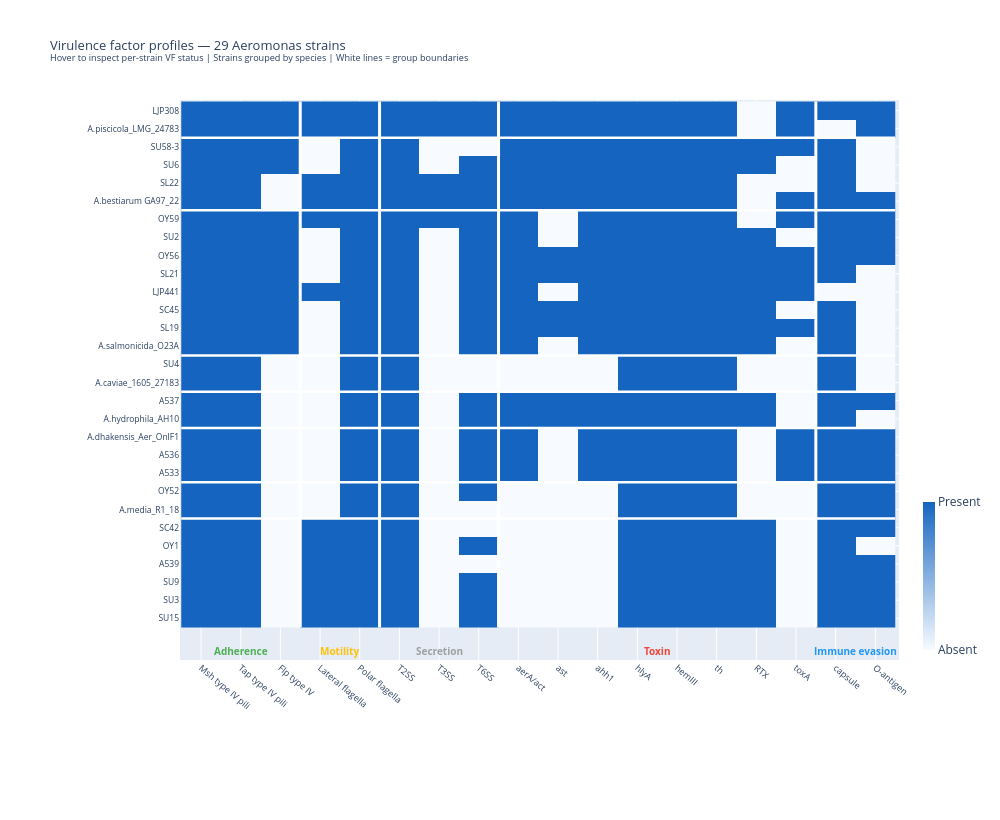

Notebook cell for this chart:
### Markdown cell above
---
## 3. Interactive VF heatmap (Plotly)

### Code cell
# ── interactive heatmap — species-sorted, hover per cell ─────
# uses vf_sorted (species-grouped order from cell 5)

strains  = vf_sorted.index.tolist()
vf_cats  = vf_sorted.columns.tolist()
z_vals   = vf_sorted.values.astype(float)

# hover text
hover_text = []
for i, strain in enumerate(strains):
    row_hover = []
    sp = species_map.get(strain, 'Unknown')
    for j, cat in enumerate(vf_cats):
        present = 'Present' if z_vals[i, j] == 1 else 'Absent'
        grp = category_group.get(cat, '')
        row_hover.append(
            f'<b>{strain}</b><br>'
            f'Species: {sp}<br>'
            f'VF: <b>{cat}</b> ({grp})<br>'
            f'Status: <b>{present}</b>'
        )
    hover_text.append(row_hover)

# species color annotations for y-axis
sp_label_colors = [
    species_palette.get(species_map.get(s, ''), '#333333')
    for s in strains
]

fig = go.Figure(data=go.Heatmap(
    z=z_vals,
    x=vf_cats,
    y=strains,
    colorscale=[[0, '#F7FBFF'], [1, '#1565C0']],
    zmin=0, zmax=1,
    text=hover_text,
    hoverinfo='text',
    showscale=True,
    colorbar=dict(
        tickvals=[0, 1],
        ticktext=['Absent', 'Present'],
        thickness=12, len=0.3, y=0.15
    )
))

# functional group dividers (vertical)
shapes = []
prev = None
for j, cat in enumerate(vf_cats):
    grp = category_group.get(cat, '')
    if grp != prev and prev is not None:
        shapes.append(dict(
            type='line', x0=j-0.5, x1=j-0.5,
            y0=-0.5, y1=len(strains)-0.5,
            line=dict(color='white', width=3)
        ))
    prev = grp

# species group dividers (horizontal)
prev_sp = None
for i, s in enumerate(strains):
    sp = species_map.get(s, '')
    if sp != prev_sp and i > 0:
        shapes.append(dict(
            type='line', x0=-0.5, x1=len(vf_cats)-0.5,
            y0=i-0.5, y1=i-0.5,
            line=dict(color='white', width=2.5)
        ))
    prev_sp = sp

# group label annotations on top
annotations = []
prev_grp = None
start = 0
for j, cat in enumerate(vf_cats):
    grp = category_group.get(cat, '')
    if grp != prev_grp:
        if prev_grp:
            mid = (start + j - 1) / 2
            annotations.append(dict(
                x=mid, y=len(strains) + 0.8,
                text=f'<b>{prev_grp}</b>',
                showarrow=False,
                font=dict(size=10, color=group_palette.get(prev_grp, '#333')),
                xref='x', yref='y'
            ))
        start = j
        prev_grp = grp
# last group
mid = (start + len(vf_cats) - 1) / 2
annotations.append(dict(
    x=mid, y=len(strains) + 0.8,
    text=f'<b>{prev_grp}</b>',
    showarrow=False,
    font=dict(size=10, color=group_palette.get(prev_grp, '#333')),
    xref='x', yref='y'
))

fig.update_layout(
    title=dict(
        text='Virulence factor profiles — 29 Aeromonas strains<br>'
             '<sup>Hover to inspect per-strain VF status | '
             'Strains grouped by species | White lines = group boundaries</sup>',
        font_size=13
    ),
    width=1000, height=820,
    xaxis=dict(tickangle=40, tickfont=dict(size=9), side='bottom'),
    yaxis=dict(tickfont=dict(size=8.5), autorange='reversed'),
    shapes=shapes,
    annotations=annotations,
    margin=dict(l=180, b=160, r=80, t=100)
)

fig.show()

### Figure 1 — Plotly figure (JSON) as saved in the notebook; plotly's stock layout.template omitted (floating-point values rounded to 4 significant figures; data arrays with more than 128 entries replaced by an {"elided": "..."} marker saying what was removed)
{"data": [{"colorbar": {"len": 0.3, "thickness": 12, "ticktext": ["Absent", "Present"], "tickvals": [0, 1], "y": 0.15}, "colorscale": [[0, "#F7FBFF"], [1, "#1565C0"]], "hoverinfo": "text", "showscale": true, "text": {"elided": "29x18 str values"}, "type": "heatmap", "x": ["Msh type IV pili", "Tap type IV pili", "Flp type IV", "Lateral flagella", "Polar flagella", "T2SS", "T3SS", "T6SS", "aerA/act", "ast", "ahh1", "hlyA", "hemIII", "th", "RTX", "toxA", "capsule", "O-antigen"], "y": ["LJP308", "A.piscicola_LMG_24783", "SU58-3", "SU6", "SL22", "A.bestiarum GA97_22", "OY59", "SU2", "OY56", "SL21", "LJP441", "SC45", "SL19", "A.salmonicida_O23A", "SU4", "A.caviae_1605_27183", "A537", "A.hydrophila_AH10", "A.dhakensis_Aer_OnlF1", "A536", "A533", "OY52", "A.media_R1_18", "SC42", "OY1", "A539", "SU9", "SU3", "SU15"], "z": {"elided": "29x18 int values"}, "zmax": 1, "zmin": 0}], "layout": {"annotations": [{"font": {"color": "#4CAF50", "size": 10}, "showarrow": false, "text": "<b>Adherence</b>", "x": 1, "xref": "x", "y": 29.8, "yref": "y"}, {"font": {"color": "#FFC107", "size": 10}, "showarrow": false, "text": "<b>Motility</b>", "x": 3.5, "xref": "x", "y": 29.8, "yref": "y"}, {"font": {"color": "#9E9E9E", "size": 10}, "showarrow": false, "text": "<b>Secretion</b>", "x": 6, "xref": "x", "y": 29.8, "yref": "y"}, {"font": {"color": "#F44336", "size": 10}, "showarrow": false, "text": "<b>Toxin</b>", "x": 11.5, "xref": "x", "y": 29.8, "yref": "y"}, {"font": {"color": "#2196F3", "size": 10}, "showarrow": false, "text": "<b>Immune evasion</b>", "x": 16.5, "xref": "x", "y": 29.8, "yref": "y"}], "height": 820, "margin": {"b": 160, "l": 180, "r": 80, "t": 100}, "shapes": [{"line": {"color": "white", "width": 3}, "type": "line", "x0": 2.5, "x1": 2.5, "y0": -0.5, "y1": 28.5}, {"line": {"color": "white", "width": 3}, "type": "line", "x0": 4.5, "x1": 4.5, "y0": -0.5, "y1": 28.5}, {"line": {"color": "white", "width": 3}, "type": "line", "x0": 7.5, "x1": 7.5, "y0": -0.5, "y1": 28.5}, {"line": {"color": "white", "width": 3}, "type": "line", "x0": 15.5, "x1": 15.5, "y0": -0.5, "y1": 28.5}, {"line": {"color": "white", "width": 2.5}, "type": "line", "x0": -0.5, "x1": 17.5, "y0": 1.5, "y1": 1.5}, {"line": {"color": "white", "width": 2.5}, "type": "line", "x0": -0.5, "x1": 17.5, "y0": 5.5, "y1": 5.5}, {"line": {"color": "white", "width": 2.5}, "type": "line", "x0": -0.5, "x1": 17.5, "y0": 13.5, "y1": 13.5}, {"line": {"color": "white", "width": 2.5}, "type": "line", "x0": -0.5, "x1": 17.5, "y0": 15.5, "y1": 15.5}, {"line": {"color": "white", "width": 2.5}, "type": "line", "x0": -0.5, "x1": 17.5, "y0": 17.5, "y1": 17.5}, {"line": {"color": "white", "width": 2.5}, "type": "line", "x0": -0.5, "x1": 17.5, "y0": 20.5, "y1": 20.5}, {"line": {"color": "white", "width": 2.5}, "type": "line", "x0": -0.5, "x1": 17.5, "y0": 22.5, "y1": 22.5}], "title": {"font": {"size": 13}, "text": "Virulence factor profiles — 29 Aeromonas strains<br><sup>Hover to inspect per-strain VF status | Strains grouped by species | White lines = group boundaries</sup>"}, "width": 1000, "xaxis": {"side": "bottom", "tickangle": 40, "tickfont": {"size": 9}}, "yaxis": {"autorange": "reversed", "tickfont": {"size": 8.5}}}}
